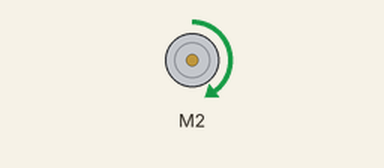
The sketch below on a simulated Arduino Uno, built with avr-gcc and run on an emulated ATmega328P. On the bench: DC motor (green arrow = forward, orange = backward, longer = faster).

Above: at 1.0 s.
At 3.1 s:
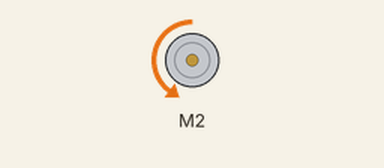
At 5.1 s:
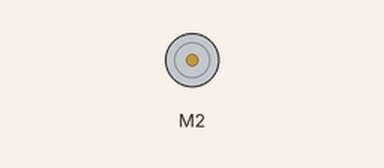
Timing chart, 0 to 7.9 s (numbered marks = the images above):
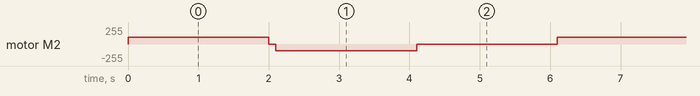

The sketch:

MeMegaPiDCMotorTest.ino
```cpp
// (licence header left out)
#include "MeMegaPi.h"

MeMegaPiDCMotor motor1(PORT1A);

MeMegaPiDCMotor motor2(PORT1B);

MeMegaPiDCMotor motor3(PORT2A);

MeMegaPiDCMotor motor4(PORT2B);

uint8_t motorSpeed = 100;

void setup()
{
}

void loop()
{
  // motor1.run(motorSpeed); /* value: between -255 and 255. */
  // motor2.run(motorSpeed); /* value: between -255 and 255. */
  // motor3.run(motorSpeed);
  motor4.run(motorSpeed);
  delay(2000);
  // motor1.stop();
  // motor2.stop();
  // motor3.stop();
  motor4.stop();
  delay(100);
  // motor1.run(-motorSpeed);
  // motor2.run(-motorSpeed);
  // motor3.run(-motorSpeed);
  motor4.run(-motorSpeed);
  delay(2000);
  // motor1.stop();
  // motor2.stop();
  // motor3.stop();
  motor4.stop();
  delay(2000);
}
```

Measured:
- by itself, motor M2: repeats every 6.1 s: stopped 0.10 s, backward 100/255 2.0 s, stopped 2.0 s, forward 100/255 2.0 s
